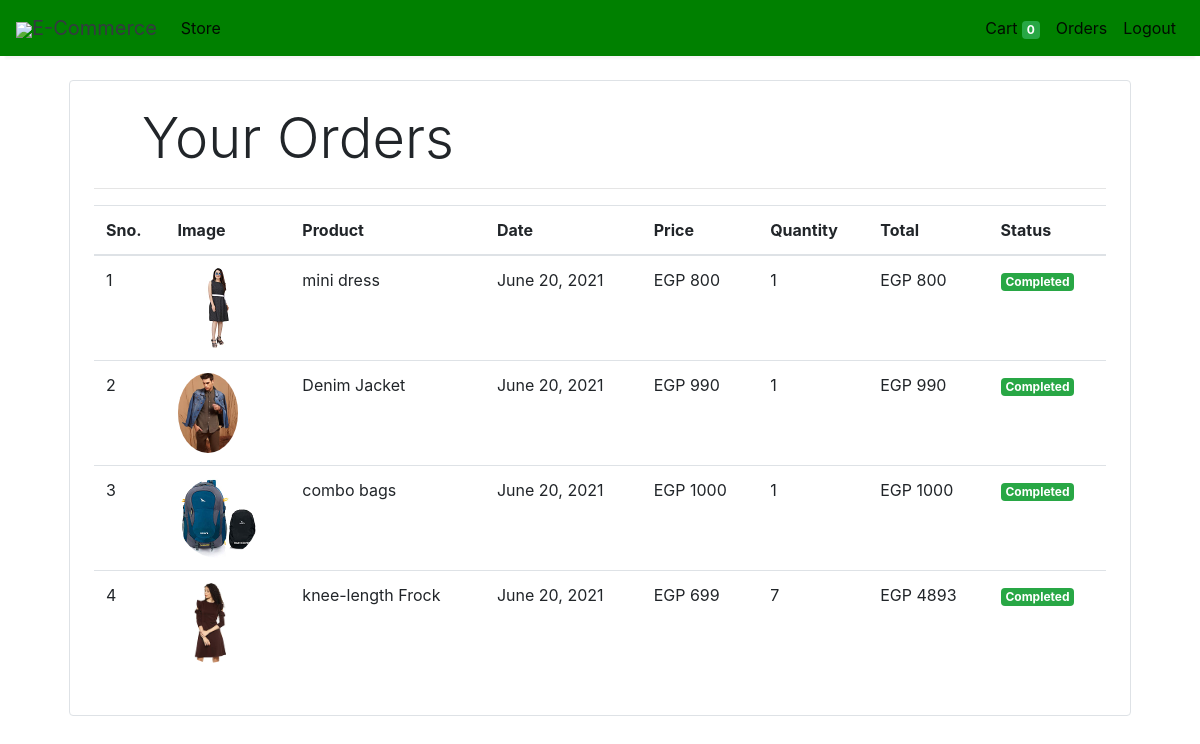
Screenshot of /orders (signed in) with the database file from the repository.
### store/models/orders.py (models this page shows, shortened)
class Order(models.Model):
    product = models.ForeignKey(Products,
                                on_delete=models.CASCADE)
    customer = models.ForeignKey(Customer,
                                 on_delete=models.CASCADE)
    quantity = models.IntegerField(default=1)
    price = models.IntegerField()
    address = models.CharField (max_length=50, default='', blank=True)
    phone = models.CharField (max_length=50, default='', blank=True)
    date = models.DateField (default=datetime.datetime.today)
    status = models.BooleanField (default=False)
    @staticmethod
    def get_orders_by_customer(customer_id):
        return Order.objects.filter(customer=customer_id).order_by('-date')

### store/models/product.py (models this page shows, shortened)
class Products(models.Model):
    name = models.CharField(max_length=60)
    price= models.IntegerField(default=0)
    category= models.ForeignKey(Category,on_delete=models.CASCADE,default=1 )
    description= models.CharField(max_length=250, default='', blank=True, null= True)
    image= models.ImageField(upload_to='uploads/products/')

### store/middlewares/auth.py (the view)
    def middleware(request):
        print(request.session.get('customer'))
        returnUrl = request.META['PATH_INFO']
        print(request.META['PATH_INFO'])
        if not request.session.get('customer'):
           return redirect(f'login?return_url={returnUrl}')
        response = get_response(request)
        return response

### store/templatetags/custom_filter.py (called while the page is built)
@register.filter(name='currency')
def currency(number):
    return "EGP "+str(number)

@register.filter(name='multiply')
def multiply(number , number1):
    return number * number1

### store/views/orders.py (called while the page is built)
    def get(self , request ):
        customer = request.session.get('customer')
        orders = Order.get_orders_by_customer(customer)
        print(orders)
        return render(request , 'orders.html'  , {'orders' : orders})

### store/templates/orders.html
{% extends 'base.html' %}
{% block content %}
{% load cart %}
{% load custom_filter %}
<div class="container">
   <div class="border rounded p-4 m-4">
        <p class="display-4 pl-4 ml-4">Your Orders</p>
        <hr>
        <table class="table">
            <thead>
                <tr>
                    <th>Sno.</th>
                    <th>Image</th>
                    <th>Product</th>
                    <th>Date</th>
                    <th>Price</th>
                    <th>Quantity</th>
                    <th>Total</th>
                    <th>Status</th>
                </tr>
            </thead>
            <tbody>
                {% for order in orders %}
                <tr>
                    <td>{{forloop.counter}}</td>
                    <td><img style="height: 80px;" class="rounded-circle" src="{{order.product.image.url}}" alt=""></td>
                    <td>{{order.product.name}}</td>
                    <td>{{order.date}}</td>
                    <td>{{order.price|currency}}</td>
                    <td>{{order.quantity}}</td>
                    <td>{{order.quantity|multiply:order.price|currency}}</td>
                    {% if order.status %}
                    <td><small class="badge badge-success">Completed</small></td>
                    {%else%}
                    <td><small class="badge badge-warning">Pending</small></td>
                    {% endif %}
                </tr>
                {% endfor %}
            </tbody>
        </table>
   </div>
</div>
{% endblock %}

### store/templates/base.html (shortened to what this page needs)
<!doctype html>
<html lang="en">
<head>
  <link rel="stylesheet" href="https://maxcdn.bootstrapcdn.com/bootstrap/4.0.0/css/bootstrap.min.css"
>
</head>
<body>
<nav class="one-edge-shadow
  navbar navbar-light
  sticky-top navbar
  navbar-expand-lg
  text-white">
    <a class="navbar-brand ms-3 text-dark " href="/">
    <link rel="stylesheet" href="https://use.fontawesome.com/releases/v5.7.0/css/all.css">
    <img src="https://www.freepnglogos.com/uploads/shopping-cart-png/shopping-cart-svg-png-icon-download-28.png" style="width:50px;height:50px,color:text-light;">E-Commerce</a>
    <div class="collapse navbar-collapse" id="navbarSupportedContent">
      <ul class="navbar-nav mr-auto">
        <li class="nav-item active">
          <a class="nav-link" href="/store">Store <span class="sr-only">(current)</span></a>
        </li>
          </ul>
      <ul class=" navbar-nav my-2 my-lg-0">
        <li class="nav-item active">
          <a class="nav-link" href="/cart">Cart
            <span class="badge badge-success">{{request.session.cart.keys|length}}</span>
            <span class="sr-only">(current)</span></a>
        </li>
        {% if request.session.customer %}
        <li class="nav-item active ">
          <a class="nav-link" href="/orders">Orders<span class="sr-only">(current)</span></a>
        </li>
        <li class="nav-item active ">
          <a class="nav-link" href="/logout">Logout<span class="sr-only">(current)</span></a>
        </li>
        {% endif %}
      </ul>
    </div>
  </nav>
  {% block content %}{% endblock %}
</body>
</html>

### store/templates/base.html (style rules this page uses)
nav { background-color: green; }
.one-edge-shadow { box-shadow: 0 8px 2px -5px rgb(246, 245, 245); }

### rows the page displays
Order: product.image (picture), product.name "mini dress", date "June 20, 2021", price "EGP 800", quantity "1", quantity|multiply "EGP 800", status "Completed"
Order: product.image (picture), product.name "Denim Jacket", date "June 20, 2021", price "EGP 990", quantity "1", quantity|multiply "EGP 990", status "Completed"
Order: product.image (picture), product.name "combo bags", date "June 20, 2021", price "EGP 1000", quantity "1", quantity|multiply "EGP 1000", status "Completed"
Order: product.image (picture), product.name "knee-length Frock", date "June 20, 2021", price "EGP 699", quantity "7", quantity|multiply "EGP 4893", status "Completed"

### other values shown
{{ request.session.cart.keys|length }} "0"
